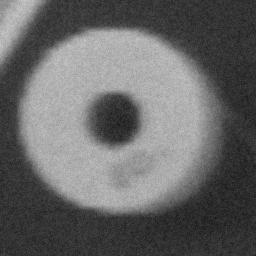
#> input picture Taller 2/images/rondelle.png, 256 x 256 px
$ jupyter execute Punto5.ipynb
#> lines starting #> are read from the running program, lines starting #| are printed output that depends on the picture; after the words box and inside, x2 and y2 are one past the last pixel; in counts of white or black regions, pixels touching at a corner belong together
[cell 1]
import cv2
import matplotlib.pyplot as plt
import numpy as np

# Cargue y visualice las imágenes de trabajo.

[cell 2]
rondelle = cv2.imread("./images/rondelle.png")
#> rondelle is the input picture: shape (256, 256, 3); min 25, max 203, mean 102.6
angio = cv2.imread("./images/angio.png")
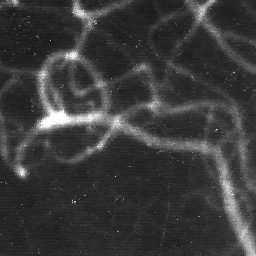
#> input picture Taller 2/images/ANGIO.png, 256 x 256 px, found by its file name
#> angio is the input picture: shape (256, 256, 3); min 20, max 255, mean 58.9

fig, axes = plt.subplots(1,2, figsize = (20,15))
axes[0].imshow(rondelle, cmap= 'gray', vmin = 0, vmax= 255)
axes[0].set_title('Rondelle')
axes[1].imshow(angio, cmap= 'gray', vmin = 0, vmax= 255)
axes[1].set_title('Angio')

plt.show()
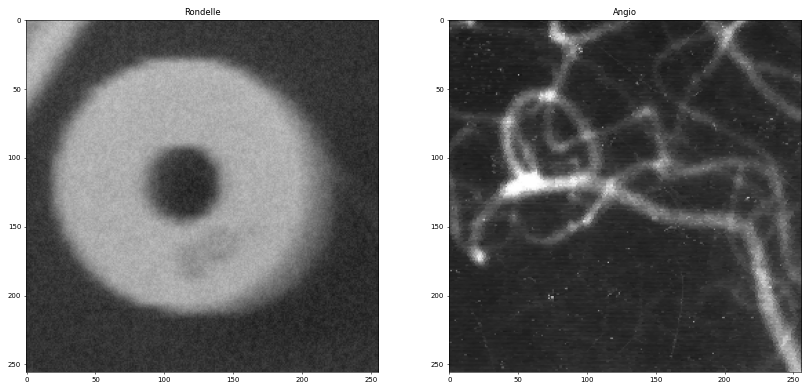
#> figure drawn by matplotlib, 2 panels

# Se desea aplicar una umbralización doble de tal manera que la imagen resultante debe contener tres clases, cuyos niveles de gris son 0, 128 y 255 respectivamente. Para esto debe utilizar las funciones de umbralización simple y umbralización doble.

# Aplique esta umbralización doble sobre las imágenes de trabajo rondelle.png y angio.png, utilizando como umbrales bajo y alto los valores 70 y 140 respectivamente. Visualice el resultado.

[cell 3]
def umbralizacion_doble_0_128_255(img):
    img = cv2.cvtColor(img, cv2.COLOR_BGR2GRAY)

    mid_mask = cv2.inRange(img, 70, 140)
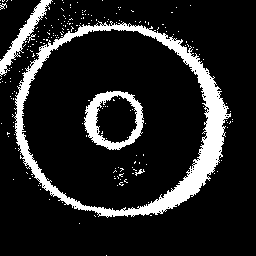
#> mid_mask: shape (256, 256); 13.7% white; 204 white regions (198 under 20 px), largest, box (x1, y1, x2, y2) and area: (14, 21, 231, 218) 6451, (84, 91, 144, 150) 1293, (0, 0, 53, 77) 819, (135, 169, 145, 176) 26, (0, 3, 7, 10) 21, (28, 34, 36, 43) 21
    _, high_mask = cv2.threshold(img, 128, 255, cv2.THRESH_BINARY)
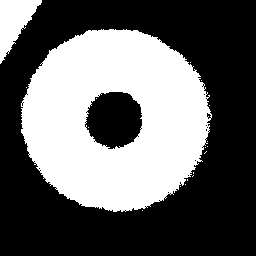
#> high_mask: shape (256, 256); 39.3% white; 18 white regions (16 under 20 px), largest, box (x1, y1, x2, y2) and area: (21, 29, 212, 212) 24379, (0, 0, 42, 64) 1383

    new_img = np.zeros_like(img)

    new_img[mid_mask == 255] = 128

    new_img[(mid_mask != 255) & (high_mask == 255)] = 255

    return new_img

[cell 4]
fig, axes = plt.subplots(2,2, figsize = (20,15))
axes[0][0].imshow(umbralizacion_doble_0_128_255(rondelle), cmap= 'gray', vmin = 0, vmax= 255)
axes[0][0].set_title('Rondelle')
axes[0][1].imshow(umbralizacion_doble_0_128_255(angio), cmap= 'gray', vmin = 0, vmax= 255)
#> in umbralizacion_doble_0_128_255 (call 2), `mid_mask = cv2.inRange(img, 70, 140)`:
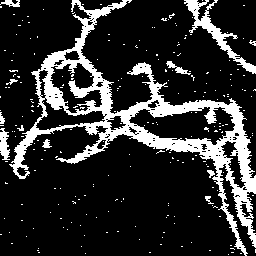
#> mid_mask: shape (256, 256); 18% white; 235 white regions (223 under 20 px), largest, box (x1, y1, x2, y2) and area: (9, 0, 256, 256) 9741, (184, 0, 256, 74) 947, (0, 128, 10, 160) 215
#> in umbralizacion_doble_0_128_255 (call 2), `_, high_mask = cv2.threshold(img, 128, 255, cv2.THRESH_BINARY)`:
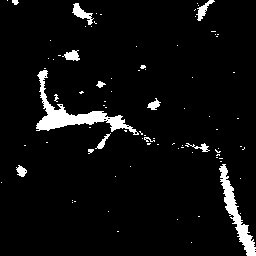
#> high_mask: shape (256, 256); 5.1% white; 86 white regions (72 under 20 px), largest, box (x1, y1, x2, y2) and area: (36, 70, 139, 135) 1413, (219, 164, 256, 256) 883, (72, 3, 94, 25) 188
axes[0][1].set_title('Angio')


axes[1][0].plot(cv2.calcHist([umbralizacion_doble_0_128_255(rondelle)],[0],None,[256],[0,256]))
axes[1][1].plot(cv2.calcHist([umbralizacion_doble_0_128_255(angio)],[0],None,[256],[0,256]))

plt.show()
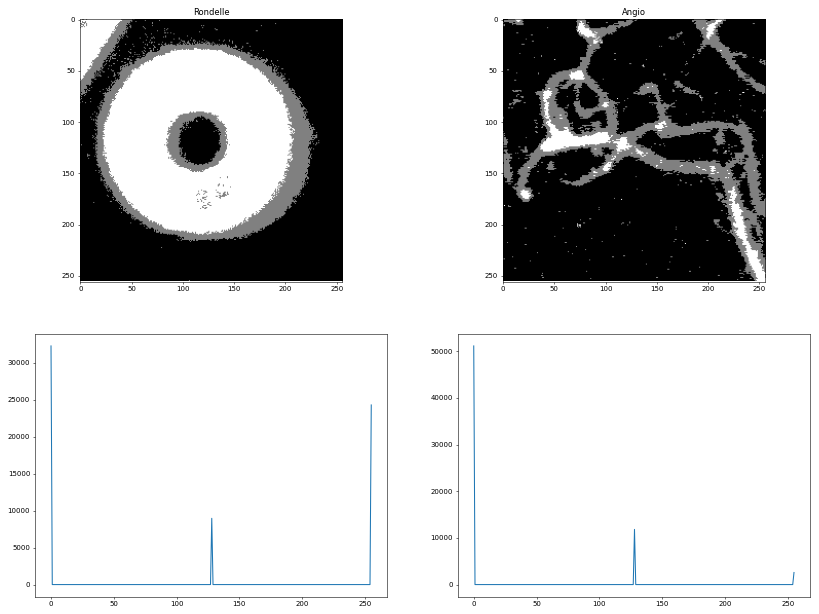
#> figure drawn by matplotlib, 4 panels; panel 3: curve peaks at x = 0, y = 32278; panel 4: curve peaks at x = 0, y = 51131
